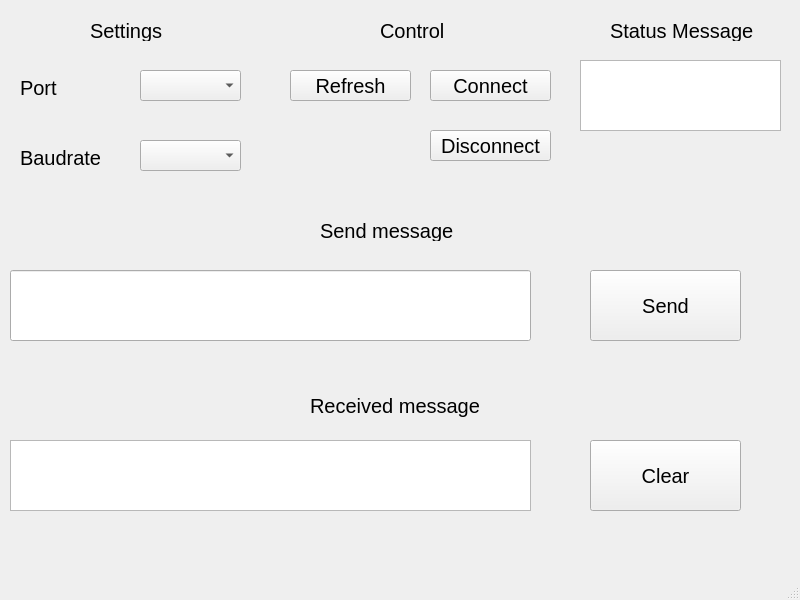
<?xml version="1.0" encoding="UTF-8"?>
<ui version="4.0">
 <class>MainWindow</class>
 <widget class="QMainWindow" name="MainWindow">
  <property name="geometry">
   <rect>
    <x>0</x>
    <y>0</y>
    <width>800</width>
    <height>600</height>
   </rect>
  </property>
  <property name="font">
   <font>
    <italic>false</italic>
   </font>
  </property>
  <property name="windowTitle">
   <string>MainWindow</string>
  </property>
  <property name="autoFillBackground">
   <bool>false</bool>
  </property>
  <widget class="QWidget" name="centralwidget">
   <widget class="QLineEdit" name="InputMessage">
    <property name="geometry">
     <rect>
      <x>10</x>
      <y>270</y>
      <width>521</width>
      <height>71</height>
     </rect>
    </property>
   </widget>
   <widget class="QPushButton" name="SendPushButton">
    <property name="geometry">
     <rect>
      <x>590</x>
      <y>270</y>
      <width>151</width>
      <height>71</height>
     </rect>
    </property>
    <property name="font">
     <font>
      <pointsize>15</pointsize>
      <italic>false</italic>
     </font>
    </property>
    <property name="text">
     <string>Send</string>
    </property>
   </widget>
   <widget class="QLabel" name="SendMessageLabel">
    <property name="geometry">
     <rect>
      <x>320</x>
      <y>220</y>
      <width>141</width>
      <height>21</height>
     </rect>
    </property>
    <property name="font">
     <font>
      <pointsize>15</pointsize>
      <italic>false</italic>
     </font>
    </property>
    <property name="text">
     <string>Send message</string>
    </property>
   </widget>
   <widget class="QLabel" name="ReceivedMessageLabel">
    <property name="geometry">
     <rect>
      <x>310</x>
      <y>390</y>
      <width>181</width>
      <height>31</height>
     </rect>
    </property>
    <property name="font">
     <font>
      <pointsize>15</pointsize>
      <italic>false</italic>
     </font>
    </property>
    <property name="text">
     <string>Received message</string>
    </property>
   </widget>
   <widget class="QLabel" name="SettingsLabel">
    <property name="geometry">
     <rect>
      <x>90</x>
      <y>20</y>
      <width>101</width>
      <height>21</height>
     </rect>
    </property>
    <property name="font">
     <font>
      <pointsize>15</pointsize>
      <italic>false</italic>
     </font>
    </property>
    <property name="text">
     <string>Settings</string>
    </property>
   </widget>
   <widget class="QLabel" name="PortLabel">
    <property name="geometry">
     <rect>
      <x>20</x>
      <y>80</y>
      <width>49</width>
      <height>16</height>
     </rect>
    </property>
    <property name="font">
     <font>
      <pointsize>15</pointsize>
      <italic>false</italic>
     </font>
    </property>
    <property name="text">
     <string>Port</string>
    </property>
   </widget>
   <widget class="QLabel" name="StatusLabel">
    <property name="geometry">
     <rect>
      <x>610</x>
      <y>20</y>
      <width>151</width>
      <height>21</height>
     </rect>
    </property>
    <property name="font">
     <font>
      <pointsize>15</pointsize>
      <italic>false</italic>
     </font>
    </property>
    <property name="text">
     <string>Status Message</string>
    </property>
   </widget>
   <widget class="QLabel" name="BudrateLabel">
    <property name="geometry">
     <rect>
      <x>20</x>
      <y>150</y>
      <width>91</width>
      <height>16</height>
     </rect>
    </property>
    <property name="font">
     <font>
      <pointsize>15</pointsize>
      <italic>false</italic>
     </font>
    </property>
    <property name="text">
     <string>Baudrate</string>
    </property>
   </widget>
   <widget class="QComboBox" name="PortsList">
    <property name="geometry">
     <rect>
      <x>140</x>
      <y>70</y>
      <width>101</width>
      <height>31</height>
     </rect>
    </property>
   </widget>
   <widget class="QComboBox" name="BaudRateList">
    <property name="geometry">
     <rect>
      <x>140</x>
      <y>140</y>
      <width>101</width>
      <height>31</height>
     </rect>
    </property>
   </widget>
   <widget class="QPushButton" name="ClearPushButton">
    <property name="geometry">
     <rect>
      <x>590</x>
      <y>440</y>
      <width>151</width>
      <height>71</height>
     </rect>
    </property>
    <property name="font">
     <font>
      <pointsize>15</pointsize>
      <italic>false</italic>
     </font>
    </property>
    <property name="text">
     <string>Clear</string>
    </property>
   </widget>
   <widget class="QPushButton" name="RefreshPushButton">
    <property name="geometry">
     <rect>
      <x>290</x>
      <y>70</y>
      <width>121</width>
      <height>31</height>
     </rect>
    </property>
    <property name="font">
     <font>
      <pointsize>15</pointsize>
      <italic>false</italic>
     </font>
    </property>
    <property name="text">
     <string>Refresh</string>
    </property>
   </widget>
   <widget class="QTextBrowser" name="ReceivedMessageOutput">
    <property name="geometry">
     <rect>
      <x>10</x>
      <y>440</y>
      <width>521</width>
      <height>71</height>
     </rect>
    </property>
   </widget>
   <widget class="QLabel" name="ControlLabel">
    <property name="geometry">
     <rect>
      <x>380</x>
      <y>20</y>
      <width>101</width>
      <height>21</height>
     </rect>
    </property>
    <property name="font">
     <font>
      <pointsize>15</pointsize>
      <italic>false</italic>
     </font>
    </property>
    <property name="text">
     <string>Control</string>
    </property>
   </widget>
   <widget class="QPushButton" name="ConnectPushButton">
    <property name="geometry">
     <rect>
      <x>430</x>
      <y>70</y>
      <width>121</width>
      <height>31</height>
     </rect>
    </property>
    <property name="font">
     <font>
      <pointsize>15</pointsize>
      <italic>false</italic>
     </font>
    </property>
    <property name="text">
     <string>Connect</string>
    </property>
   </widget>
   <widget class="QPushButton" name="DisconnectPushButton">
    <property name="geometry">
     <rect>
      <x>430</x>
      <y>130</y>
      <width>121</width>
      <height>31</height>
     </rect>
    </property>
    <property name="font">
     <font>
      <pointsize>15</pointsize>
      <italic>false</italic>
     </font>
    </property>
    <property name="text">
     <string>Disconnect</string>
    </property>
   </widget>
   <widget class="QTextBrowser" name="StatusMessageOutput">
    <property name="geometry">
     <rect>
      <x>580</x>
      <y>60</y>
      <width>201</width>
      <height>71</height>
     </rect>
    </property>
   </widget>
  </widget>
  <widget class="QMenuBar" name="menubar">
   <property name="geometry">
    <rect>
     <x>0</x>
     <y>0</y>
     <width>800</width>
     <height>22</height>
    </rect>
   </property>
  </widget>
  <widget class="QStatusBar" name="statusbar"/>
 </widget>
 <resources/>
 <connections/>
</ui>
